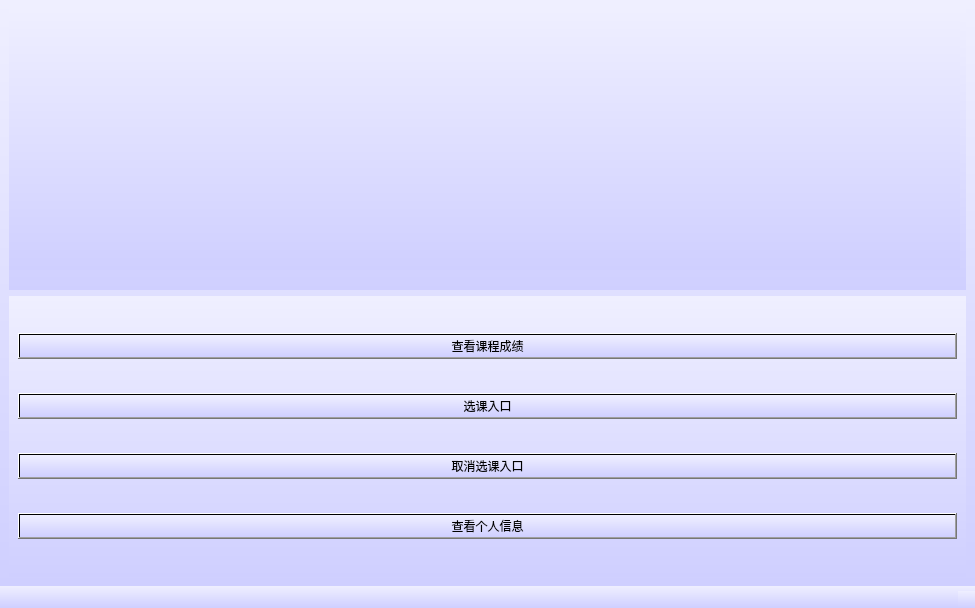
<?xml version="1.0" encoding="UTF-8"?>
<ui version="4.0">
 <class>StudentMain</class>
 <widget class="QMainWindow" name="StudentMain">
  <property name="geometry">
   <rect>
    <x>0</x>
    <y>0</y>
    <width>975</width>
    <height>608</height>
   </rect>
  </property>
  <property name="windowTitle">
   <string>MainWindow</string>
  </property>
  <property name="styleSheet">
   <string notr="true">background:QLinearGradient(x1:0,y1:0,x2:0,y2:1,stop:0 #efefff,stop:1 #cfcfff);</string>
  </property>
  <widget class="QWidget" name="centralwidget">
   <layout class="QVBoxLayout" name="verticalLayout_2">
    <item>
     <widget class="QWidget" name="widget" native="true">
      <widget class="QLabel" name="label">
       <property name="geometry">
        <rect>
         <x>362</x>
         <y>9</y>
         <width>60</width>
         <height>16</height>
        </rect>
       </property>
       <property name="text">
        <string>学生主界面</string>
       </property>
      </widget>
      <widget class="QLabel" name="label_2">
       <property name="geometry">
        <rect>
         <x>0</x>
         <y>0</y>
         <width>951</width>
         <height>261</height>
        </rect>
       </property>
       <property name="text">
        <string/>
       </property>
       <property name="pixmap">
        <pixmap resource="../image.qrc">:/image/2.jpg</pixmap>
       </property>
       <property name="scaledContents">
        <bool>true</bool>
       </property>
      </widget>
     </widget>
    </item>
    <item>
     <widget class="QWidget" name="widget_2" native="true">
      <layout class="QVBoxLayout" name="verticalLayout">
       <item>
        <widget class="QPushButton" name="stu_check_button">
         <property name="text">
          <string>查看课程成绩</string>
         </property>
        </widget>
       </item>
       <item>
        <widget class="QPushButton" name="stu_select_button">
         <property name="text">
          <string>选课入口</string>
         </property>
        </widget>
       </item>
       <item>
        <widget class="QPushButton" name="stu_cancel_button">
         <property name="text">
          <string>取消选课入口</string>
         </property>
        </widget>
       </item>
       <item>
        <widget class="QPushButton" name="stu_percheck_button">
         <property name="text">
          <string>查看个人信息</string>
         </property>
        </widget>
       </item>
      </layout>
     </widget>
    </item>
   </layout>
  </widget>
  <widget class="QMenuBar" name="menubar">
   <property name="geometry">
    <rect>
     <x>0</x>
     <y>0</y>
     <width>975</width>
     <height>26</height>
    </rect>
   </property>
  </widget>
  <widget class="QStatusBar" name="statusbar"/>
 </widget>
 <resources>
  <include location="../image.qrc"/>
 </resources>
 <connections/>
</ui>
